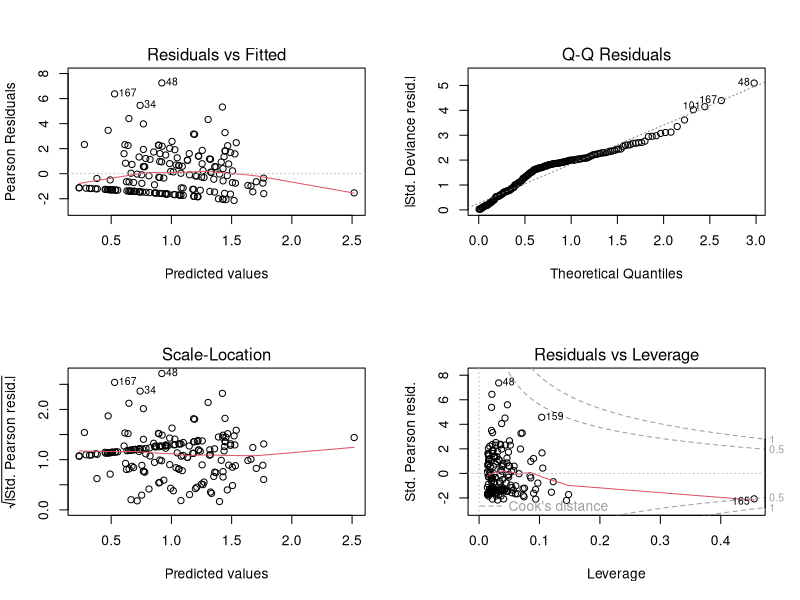
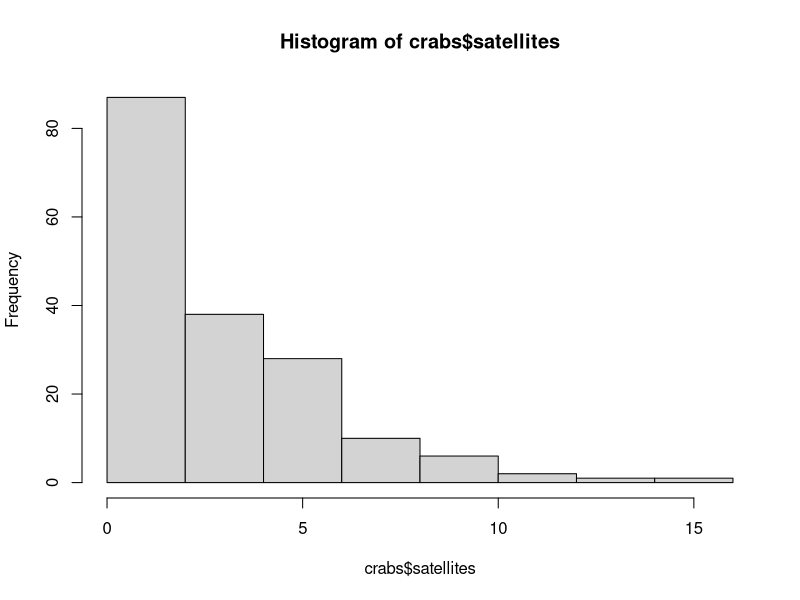
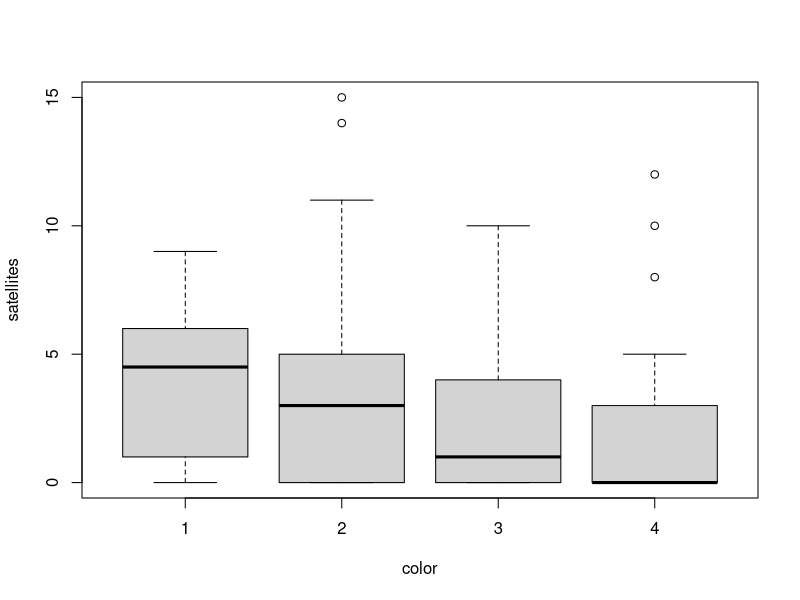
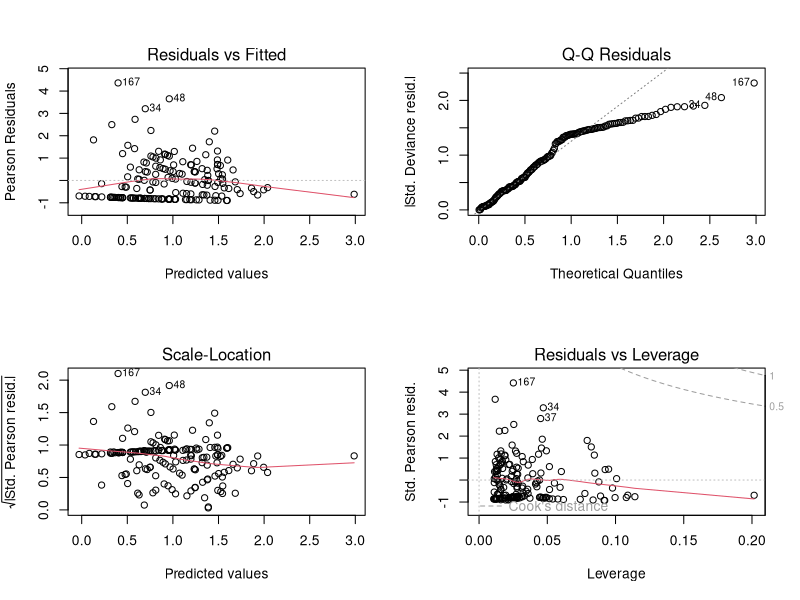
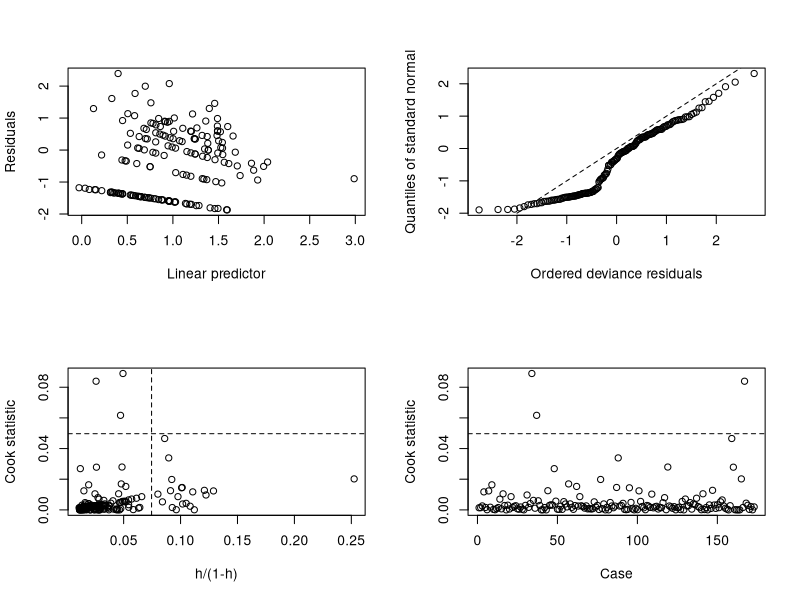
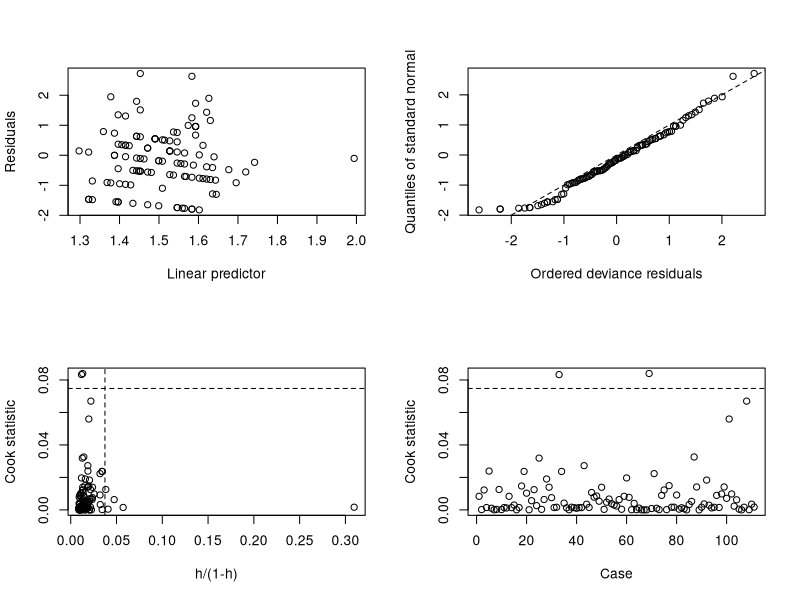

Recreate these plots in R, in order.
## ---- chunk 1

## ---- chunk 2
# Read in the data. These data also are available through
# the glm2 package in R.
  crabs = read.csv('../../data/crabs.csv', header = TRUE)

# Have a look-see
  head(crabs)
  str(crabs)
## ---- chunk 3
# We want to convert color to
# a factor right off the bat
  crabs$color = as.factor(crabs$color)

# Fit a model
  count.mod = glm(
    satellites~width+mass+spine+color,
    data=crabs,
    family='poisson'(link=log)
    )

# Right away, we can see that
# this model is not a very good fit to the data.
  par(mfrow=c(2,2))
  plot(count.mod)
  par(mfrow=c(1,1))
## ---- chunk 4
hist(crabs$satellites)
## ---- chunk 5
boxplot(satellites~color, data=crabs)
## ---- chunk 6
library(MASS)
## ---- chunk 7
neg.mod = glm.nb(satellites~width+mass+color, data=crabs)
## ---- chunk 8
res = neg.mod$residuals
## ---- chunk 9
par(mfrow=c(2,2))
plot(neg.mod)
par(mfrow=c(1,1))
## ---- chunk 10
# Load the boot package
  library(boot)

# Run the diagnostic plots for our model
  glm.diag.plots(neg.mod)
## ---- chunk 11
AIC(count.mod, neg.mod)
## ---- chunk 12
summary(neg.mod)
## ---- chunk 13
# Make a new column for presence
# and absence (of satellite males)
# and initialize to zero
crabs$present <- 0

# Assign a '1' if any satellites were
# observed
crabs$present[crabs$satellites >0] <- 1
## ---- chunk 14
step1 = glm(present~mass, data=crabs, family='binomial')
summary(step1)
## ---- chunk 15
# Make a model relating the number
# of satellite males to the mass
# of female crabs
  step2 = glm.nb(
    satellites~mass,
    data=crabs[crabs$satellites!=0,]
    )

# Print a summary of the model
  summary(step2)
## ---- chunk 16
# Make diagnostic plots
  glm.diag.plots(step2)
## ---- chunk 17
# Load the pscl package
  library(pscl)

# Fit a zero-inflated regression model
  neg.mod2 = zeroinfl(
    satellites~width+mass+color,
    data=crabs,
    dist='negbin'
    )
